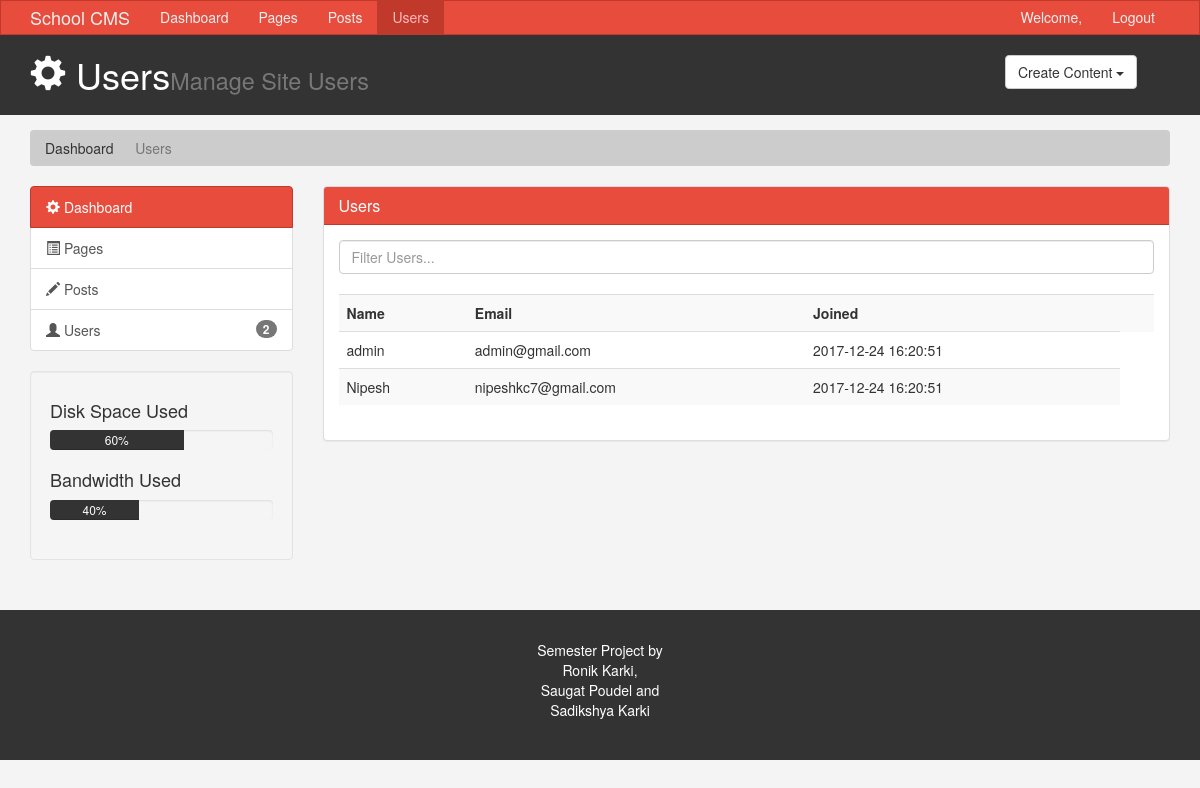
The page /users.php on the database its author committed.
### tables this page shows
CREATE TABLE `users` (
  `User_id` int(20) NOT NULL,
  `Name` varchar(11) NOT NULL,
  `Email` varchar(40) NOT NULL,
  `Password` varchar(40) NOT NULL,
  `joined` timestamp NOT NULL DEFAULT CURRENT_TIMESTAMP
);

### users.php (the view, shortened to what this page needs)
<?php session_start() ;
        $servername = "localhost";
        $username = "root";
        $password = "";
        $dbname="school_cms";
        $conn = new mysqli($servername, $username, $password, $dbname);
        $sql_get_password="SELECT * FROM users";
        $result=  $conn->query($sql_get_password);
        $user_count=$result->num_rows;
?>
<!DOCTYPE html>
<html lang="en">
  <head>
    <link href="css/bootstrap.min.css" rel="stylesheet">
    <link href="css/style.css" rel="stylesheet">
  </head>
  <body>
      <nav class="navbar navbar-default">
      <div class="container">
        <div class="navbar-header">
          <a class="navbar-brand" href="#">School CMS</a>
        </div>
        <div id="navbar" class="collapse navbar-collapse">
          <ul class="nav navbar-nav">
            <li><a href="index.php">Dashboard</a></li>
            <li><a href="pages.php">Pages</a></li>
            <li><a href="posts.php">Posts</a></li>
            <li class="active"><a href="users.php">Users</a></li>
          </ul>
          <ul class="nav navbar-nav navbar-right">
            <li><a href="#">Welcome, <?php echo $_SESSION["Name"]; ?></a></li>
            <li><a href="login.php">Logout</a></li>
          </ul>
        </div>
      </div>
    </nav>
    <header id="header">
      <div class="container">
        <div class="row">
          <div class="col-md-10">
            <h1><span class="glyphicon glyphicon-cog" aria-hidden="true"></span> Users<small>Manage Site Users</small></h1>
          </div>
          <div class="col-md-2">
            <div class="dropdown create">
              <button class="btn btn-default dropdown-toggle" type="button" id="dropdownMenu1" data-toggle="dropdown" aria-haspopup="true" aria-expanded="true">
                Create Content
                <span class="caret"></span>
              </button>
            </div>
          </div>
        </div>
      </div>
    </header>
    <section id="breadcrumb">
      <div class="container">
        <ol class="breadcrumb">
          <li><a href="index.php">Dashboard</a></li>
          <li class="active">Users</li>
        </ol>
      </div>
    </section>
    <section id="main">
      <div class="container">
        <div class="row">
          <div class="col-md-3">
           <div class="list-group">
              <a href="index.php" class="list-group-item active main-color-bg">
                <span class="glyphicon glyphicon-cog" aria-hidden="true"></span> Dashboard
              </a>
              <a href="pages.php" class="list-group-item"><span class="glyphicon glyphicon-list-alt" aria-hidden="true"></span> Pages <span class="badge"><?php echo $_SESSION["number_pages"]; ?></span></a>
              <a href="posts.php" class="list-group-item"><span class="glyphicon glyphicon-pencil" aria-hidden="true"></span> Posts <span class="badge"><?php echo $_SESSION["number_posts"];?></span></a>
              <a href="users.php" class="list-group-item"><span class="glyphicon glyphicon-user" aria-hidden="true"></span> Users <span class="badge"><?php echo $user_count; ?></span></a>
            </div>
            <div class="well">
              <h4>Disk Space Used</h4>
              <div class="progress">
                  <div class="progress-bar" role="progressbar" aria-valuenow="60" aria-valuemin="0" aria-valuemax="100" style="width: 60%;">
                      60%
              </div>
            </div>
            <h4>Bandwidth Used </h4>
            <div class="progress">
                <div class="progress-bar" role="progressbar" aria-valuenow="40" aria-valuemin="0" aria-valuemax="100" style="width: 40%;">
                    40%
            </div>
          </div>
            </div>
          </div>
          <div class="col-md-9">
            <div class="panel panel-default">
              <div class="panel-heading main-color-bg">
                <h3 class="panel-title">Users</h3>
              </div>
              <div class="panel-body">
                <div class="row">
                      <div class="col-md-12">
                          <input class="form-control" type="text" placeholder="Filter Users...">
                      </div>
                </div>
                <br>
                <table class="table table-striped table-hover">
                      <tr>
                        <th>Name</th>
                        <th>Email</th>
                        <th>Joined</th>
                        <th></th>
                      </tr>
                       <?php
                         if ($result->num_rows > 0) {
                              while($row = $result->fetch_assoc()) {
                              echo"<tr>
                              <td>".$row["Name"]."</td>
                              <td>".$row["Email"]."</td>
                              <td>".$row["joined"]."</td>
                              </tr>
                              ";
                              }
                            }
                      ?>
                                          </table>
              </div>
              </div>
          </div>
        </div>
      </div>
    </section>
    <footer id="footer">
      <p>Semester Project by <br>Ronik Karki, <br>Saugat Poudel and <br>Sadikshya Karki</p>
    </footer>
  </body>
</html>

### css/style.css (style rules this page uses)
body { background:#f4f4f4; }
.navbar { min-height: 33px !important; margin-bottom:0; border-radius:0; }
.navbar-nav > li > a, .navbar-brand { padding-top:6px !important; padding-bottom:0 !important; height: 33px; }
.navbar-default { background-color: #e74c3c; border-color: #c0392b; }
.navbar-default .navbar-brand { color: #ecf0f1; }
.navbar-default .navbar-nav > li > a { color: #ecf0f1; }
.navbar-default .navbar-nav > .active > a, .navbar-default .navbar-nav > .active > a:hover, .navbar-default .navbar-nav > .active > a:focus { color: #ffbbbc; background-color: #c0392b; }
.navbar-default .navbar-collapse, .navbar-default .navbar-form { border-color: #ecf0f1; }
.main-color-bg { background-color: #e74c3c !important; border-color: #c0392b !important; color:#ffffff !important; }
#header { background:#333333; color:#ffffff; padding-bottom: 10px; margin-bottom: 15px; }
#header .create { padding-top: 20px; }
.breadcrumb { background:#cccccc; color:#333333; }
.breadcrumb a { color:#333333; }
.progress-bar { background:#333333; color:#ffffff; }
#footer { background:#333333; color:#ffffff; text-align:center; padding:30px; margin-top:30px; }

### rows shown on the page
users: Name "admin", Email "admin@gmail.com", joined "2017-12-24 16:20:51"
users: Name "Nipesh", Email "nipeshkc7@gmail.com", joined "2017-12-24 16:20:51"

### other values the page prints
$user_count "2"
